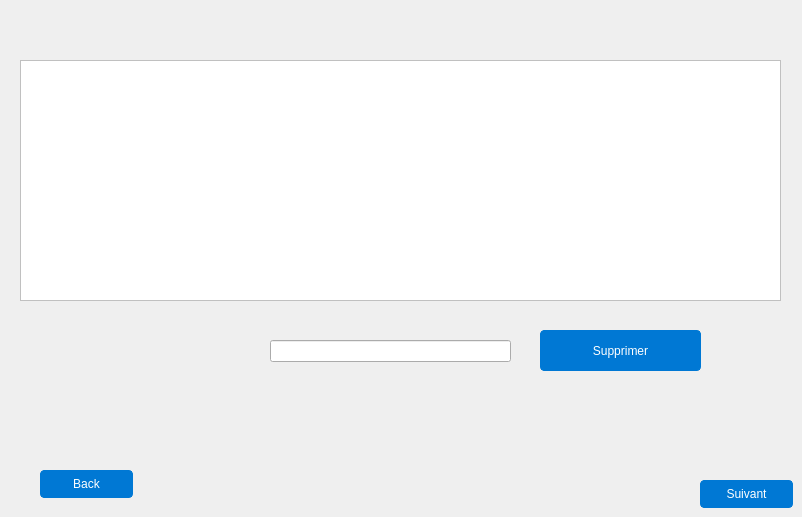
      <widget class="QWidget" name="page_13">
       <widget class="QTableView" name="table_employe">
        <property name="geometry">
         <rect>
          <x>20</x>
          <y>60</y>
          <width>761</width>
          <height>241</height>
         </rect>
        </property>
        <property name="styleSheet">
         <string notr="true">QTableView {

background-color: #FFFFFF; /* Background color similar to Windows */

border: 1px solid #C0C0C0; /* Border color */

selection-background-color: #0078D4; /* Selection background color similar to Windows */

selection-color: #FFFFFF; /* Selection text color similar to Windows */

}



QHeaderView::section {

background-color: #0078D4; /* Header section background color similar to Windows */

color: #FFFFFF; /* Header section text color similar to Windows */

padding: 5px; /* Padding around header sections */

}</string>
        </property>
       </widget>
       <widget class="QPushButton" name="suprimer">
        <property name="geometry">
         <rect>
          <x>540</x>
          <y>330</y>
          <width>161</width>
          <height>41</height>
         </rect>
        </property>
        <property name="styleSheet">
         <string notr="true">QPushButton {

background-color: #0078D4; /* Button background color similar to Windows */

color: #FFFFFF; /* Button text color */

border: 1px solid #0078D4; /* Button border color */

border-radius: 4px; /* Button border radius */

padding: 6px 12px; /* Button padding */

}



QPushButton:hover {

background-color: #00559B; /* Hovered button background color */

border: 1px solid #00559B; /* Hovered button border color */

}



QPushButton:pressed {

background-color: #003C75; /* Pressed button background color */

border: 1px solid #003C75; /* Pressed button border color */

}



QPushButton:focus {

border: 1px solid #0078D4; /* Focused button border color */

outline: none; /* Remove the focus outline */

}</string>
        </property>
        <property name="text">
         <string>Supprimer</string>
        </property>
       </widget>
       <widget class="QPushButton" name="back_3">
        <property name="geometry">
         <rect>
          <x>40</x>
          <y>470</y>
          <width>93</width>
          <height>28</height>
         </rect>
        </property>
        <property name="styleSheet">
         <string notr="true">QPushButton {

background-color: #0078D4; /* Button background color similar to Windows */

color: #FFFFFF; /* Button text color */

border: 1px solid #0078D4; /* Button border color */

border-radius: 4px; /* Button border radius */

padding: 6px 12px; /* Button padding */

}



QPushButton:hover {

background-color: #00559B; /* Hovered button background color */

border: 1px solid #00559B; /* Hovered button border color */

}



QPushButton:pressed {

background-color: #003C75; /* Pressed button background color */

border: 1px solid #003C75; /* Pressed button border color */

}



QPushButton:focus {

border: 1px solid #0078D4; /* Focused button border color */

outline: none; /* Remove the focus outline */

}</string>
        </property>
        <property name="text">
         <string>Back</string>
        </property>
       </widget>
       <widget class="QLineEdit" name="employe_supp">
        <property name="geometry">
         <rect>
          <x>270</x>
          <y>340</y>
          <width>241</width>
          <height>22</height>
         </rect>
        </property>
       </widget>
       <widget class="QPushButton" name="suivant_4">
        <property name="geometry">
         <rect>
          <x>700</x>
          <y>480</y>
          <width>93</width>
          <height>28</height>
         </rect>
        </property>
        <property name="styleSheet">
         <string notr="true">QPushButton {

background-color: #0078D4; /* Button background color similar to Windows */

color: #FFFFFF; /* Button text color */

border: 1px solid #0078D4; /* Button border color */

border-radius: 4px; /* Button border radius */

padding: 6px 12px; /* Button padding */

}



QPushButton:hover {

background-color: #00559B; /* Hovered button background color */

border: 1px solid #00559B; /* Hovered button border color */

}



QPushButton:pressed {

background-color: #003C75; /* Pressed button background color */

border: 1px solid #003C75; /* Pressed button border color */

}



QPushButton:focus {

border: 1px solid #0078D4; /* Focused button border color */

outline: none; /* Remove the focus outline */

}</string>
        </property>
        <property name="text">
         <string>Suivant</string>
        </property>
       </widget>
      </widget>
